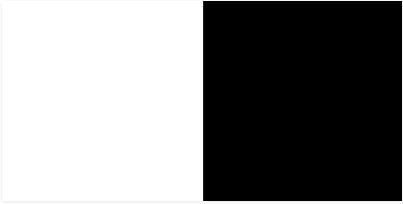
#> input picture Image Processing/images/ImageLab/input1.JPG, 403 x 204 px, found by its file name
$ python and.py
#> lines starting #> are read from the running program, lines starting #| are printed output that depends on the picture
import cv2
import numpy as np


image1 = cv2.imread('input1.jpg')
#> image1 is the input picture: shape (204, 403, 3); min 0, max 255, mean 131.4
image2 = cv2.imread('input2.jpg')
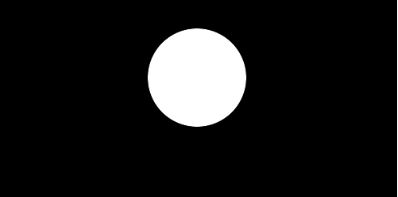
#> input picture Image Processing/images/ImageLab/input2.JPG, 398 x 197 px, found by its file name
#> image2 is the input picture: shape (197, 398, 3); min 0, max 255, mean 25.3
img1 = cv2.resize(image1,(256,256))
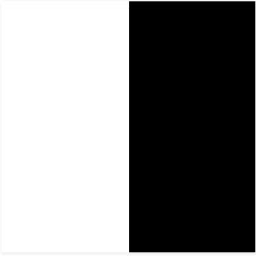
#> img1: shape (256, 256, 3); min 0, max 255, mean 131.5
img2 = cv2.resize(image2,(256,256))
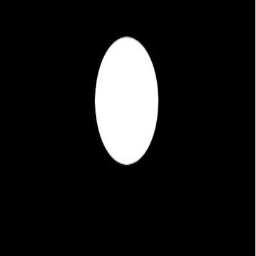
#> img2: shape (256, 256, 3); min 0, max 255, mean 25.3


dest_and = cv2.bitwise_and(img2, img1, mask = None)
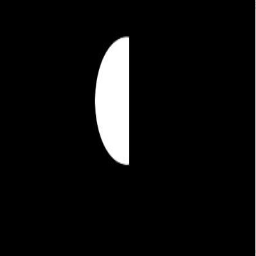
#> dest_and: shape (256, 256, 3); min 0, max 255, mean 14.2

cv2.imshow('Bitwise And', dest_and)


cv2.waitKey(0)
cv2.destroyAllWindows()
